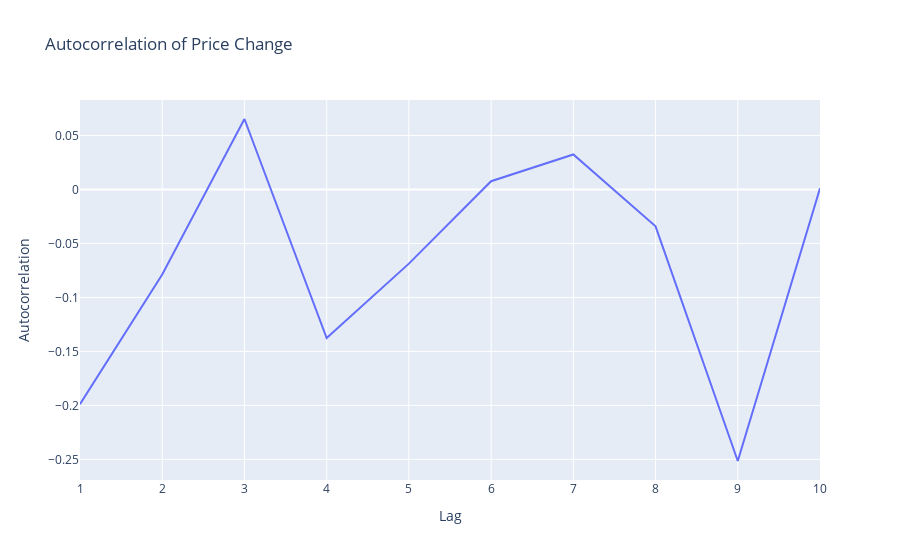

Source (notebook cell):
### Code cell
# Calculate autocorrelation for lag 1 to 10
lags = range(1, 11)
autocorrelation_results = []

for lag in lags:
    autocorr_value = company1_df['pricechange'].autocorr(lag=lag)
    autocorrelation_results.append((lag, autocorr_value))

# Create a DataFrame for the autocorrelation results
autocorr_df = pd.DataFrame(autocorrelation_results, columns=['Lag', 'Autocorrelation'])

# Create a line plot using Plotly Express
fig = px.line(autocorr_df, x='Lag', y='Autocorrelation', title='Autocorrelation of Price Change')
fig.show()

### Figure 1 — Plotly figure (JSON) as saved in the notebook; plotly's stock layout.template omitted (floating-point values rounded to 4 significant figures)
{"data": [{"hovertemplate": "Lag=%{x}<br>Autocorrelation=%{y}<extra></extra>", "legendgroup": "", "line": {"color": "#636efa", "dash": "solid"}, "marker": {"symbol": "circle"}, "mode": "lines", "name": "", "orientation": "v", "showlegend": false, "type": "scatter", "x": [1, 2, 3, 4, 5, 6, 7, 8, 9, 10], "xaxis": "x", "y": [-0.1989, -0.07873, 0.06533, -0.1376, -0.06866, 0.007682, 0.03247, -0.0341, -0.2515, 0.001209], "yaxis": "y"}], "layout": {"legend": {"tracegroupgap": 0}, "title": {"text": "Autocorrelation of Price Change"}, "xaxis": {"anchor": "y", "domain": [0, 1], "title": {"text": "Lag"}}, "yaxis": {"anchor": "x", "domain": [0, 1], "title": {"text": "Autocorrelation"}}}}
